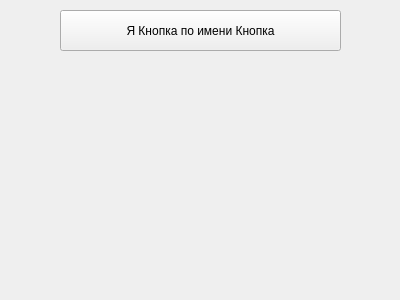
<?xml version="1.0" encoding="UTF-8"?>
<ui version="4.0">
 <class>Form</class>
 <widget class="QWidget" name="Form">
  <property name="geometry">
   <rect>
    <x>0</x>
    <y>0</y>
    <width>400</width>
    <height>300</height>
   </rect>
  </property>
  <property name="windowTitle">
   <string>Form</string>
  </property>
  <widget class="QPushButton" name="pushButton">
   <property name="geometry">
    <rect>
     <x>60</x>
     <y>10</y>
     <width>281</width>
     <height>41</height>
    </rect>
   </property>
   <property name="text">
    <string>Я Кнопка по имени Кнопка</string>
   </property>
  </widget>
 </widget>
 <resources/>
 <connections/>
</ui>
